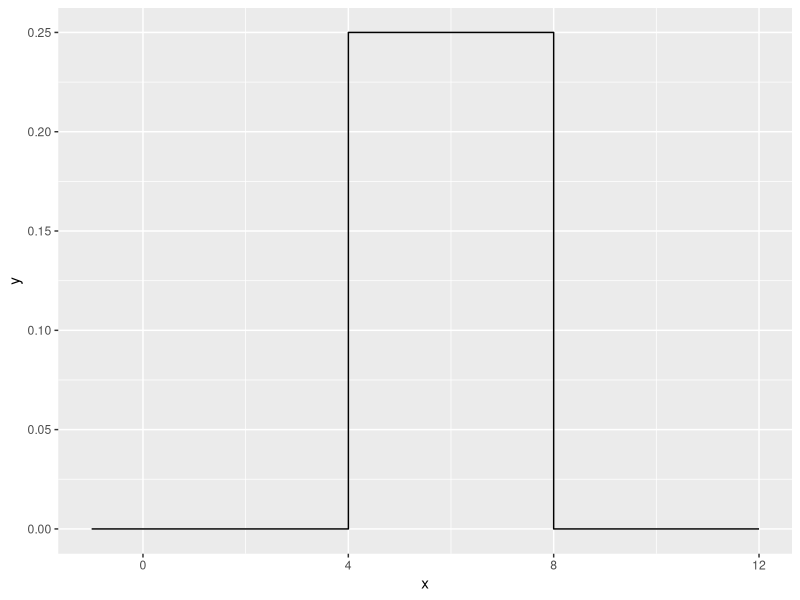

Source code (R):
## ---- chunk 1
library("tidyverse")
library("microbenchmark")
## ---- chunk 2
prob1a.fun <- function(a,b){
  factorial(a)*b
}
## ---- chunk 3
prob1a.fun(5,4)
factorial(5)
120*4
## ---- chunk 4
prob1c.fun <- function(a,b){
  if(a > b){
    factorial(a)*b
  }else{
    b-a
  }
}
## ---- chunk 5
prob1c.fun(5,4)
prob1c.fun(4,5)
## ---- chunk 6
duniform <- function(x,a,b){
  if(a<x && x<b){
    1/(b-a)
  }else{
    0
  }
}
duniform(1,2,5)
duniform(4,1,5)
duniform(6,3,6)
## ---- chunk 7
duniform <- function(x,a,b){
  result <- NULL
  index <- 0
  for(i in x){
    index = index + 1
    if(a<i && i<b){
      result[index] <- 1/(b-a)
    }else{
      result[index] <- 0
    }
  }
  result
}
## ---- chunk 8
duniform <- function(x,a,b){
  result <- NULL
  index <- 0
  ifelse(a<x & x<b,1/(b-a),0)
}
data.frame( x=seq(-1, 12, by=.001) ) %>%
          mutate( y = duniform(x, 4, 8) ) %>%
          ggplot( aes(x=x, y=y) ) +
          geom_step()
microbenchmark(duniform( seq(-4,12,by=.0001), 4, 8), times=100)
## ---- chunk 9
duniform <- function(x,a=0,b=1){
  result <- NULL
  index <- 0
  ifelse(a<x & x<b,1/(b-a),0)
}
## ---- chunk 10
FizzBuzz <- function(n){
  fivetracker <- 0
  threetracker <- 0
  result <- NULL
  for(i in 1:n){
    fivetracker <- fivetracker + 1
    threetracker <- threetracker + 1
    if(fivetracker == 5 && threetracker == 3){
      result[i] <- "Fizz Buzz"
      fivetracker <- 0
      threetracker <- 0
    }else if(fivetracker == 5){
      result[i] <- "Buzz"
      fivetracker <- 0
    } else if(threetracker == 3){
      result[i] <- "Fizz"
      threetracker <- 0
    } else{
      result[i] <- i
    }
  }
  result
}
## ---- chunk 11
FizzBuzz(50)
